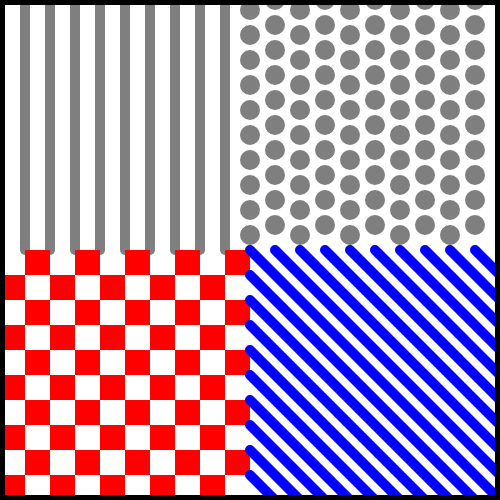
Frame 1 (no input)
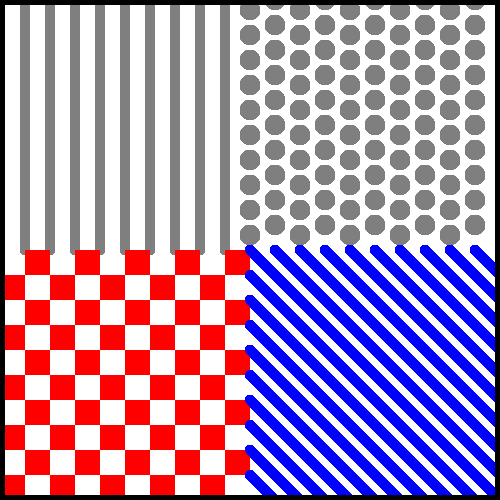
Frame 60 (no input)
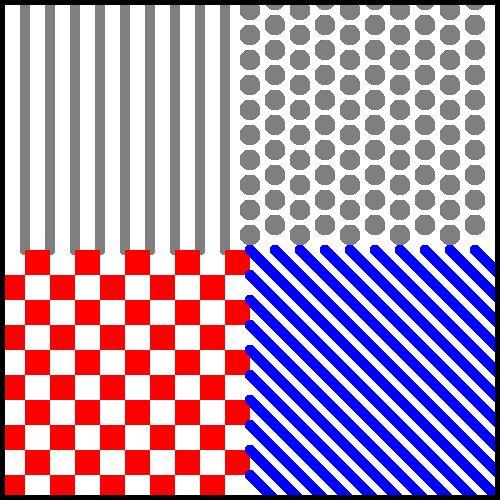
Frame 120 (the mouse pressed at the canvas centre since frame 60)

The p5.js sketch that drew these frames (run headless with seeded random() and noise() and a simulated clock; from frame 60 on, the mouse is pressed at the canvas centre):

// p5.js sketch
// ── sketch.js
// TODO: Create setup() function
function setup() {
    // Inside the setup() function:
    // TODO: Create canvas 500px wide and 500px high
    createCanvas(500, 500);
    // TODO: Draw horizontal and vertical guidelines
};


function draw() {
    // TODO: Create wall drawing inside draw() function
    
    // Inside the draw() function:
    // Draw parallel lines:
    // TODO: Set stroke color and weight
    stroke(127);
    strokeWeight(10);
    
    
    // TODO: Use a for loop to draw 10 vertical lines
    for(let posX = 0; posX < 250; posX += 25){
        line(posX, 0, posX, height/2);
        
        // Draw polka dots:
        // TODO: Set no stroke and fill color
        
        
        // TODO: Use nested for loops to draw a grid of circles
        for(let posY = 0; posY < 250; posY += 25){
            if (posX % 2 === 0){
                // TODO: Offset y positions of every other column by 10 pixels
                circle(posX + width/2, posY + 10, 10);
            } else {
                circle(posX + width/2, posY, 10);
            }
        }
    }
    
    
    
    // Draw checkered squares:
    // TODO: Set fill color
    noStroke();
    fill('red');
    
    // TODO: Use nested for loops to draw rows of squares
    for(let posX = 0; posX < 250; posX += 25){
        for(let posY = 0; posY < 250; posY += 50){
            if (posX % 2 === 0 ){
                // TODO: Offset y positions of every other column by 25 pixels
                square(posX, posY + 25 + height/2, 25);
            } else {
                square(posX, posY + height/2, 25);
            }
        }
    }
    
    
    
    // Draw parallel diagonal lines:
    // TODO: Set stroke color and weight
    strokeWeight(10);
    stroke(0, 0, 255)
    
    
    // TODO: Use a for loop to draw diagonal lines
    for(let i = 0; i<10; i++){
        line(width/2, height - i * 25, width/2 + i * 25, height);
        line(width/2 + i * 25, height/2, width, height - i * 25);
    }
    
    
    // Draw borders:
    // TODO: Set stroke color
    stroke('black');
    
    // TODO: Draw horizontal and vertical guidelines
    line(0, 0, width, 0);
    line(0, 0, 0, height);
    line(0, height, width, height);
    line(width, 0, width, height);
    
    
    // TODO: Draw borders around canvas
}
